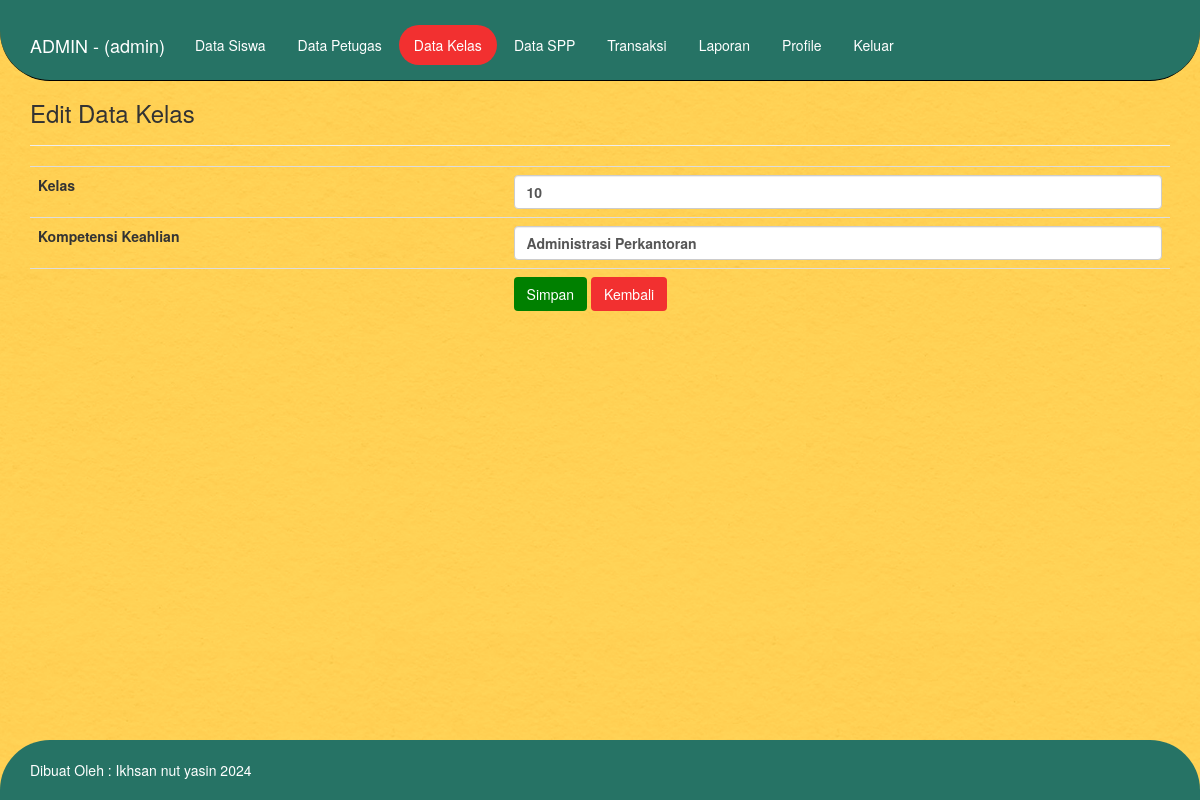
Page /app/admin/edit_kelas.php?id=46 (signed in) on the committed database.
### tables this page shows
CREATE TABLE `tb_petugas` (
  `id_petugas` int(11) NOT NULL,
  `username` varchar(35) NOT NULL,
  `password` varchar(50) NOT NULL,
  `nama_petugas` varchar(35) NOT NULL,
  `alamat` varchar(100) NOT NULL,
  `telepon` varchar(15) NOT NULL,
  `level` enum('admin','petugas') NOT NULL
);

CREATE TABLE `tb_kelas` (
  `id_kelas` int(11) NOT NULL,
  `nama_kelas` varchar(10) NOT NULL,
  `kompetensi_keahlian` varchar(50) NOT NULL
);

### app/admin/edit_kelas.php (the view, shortened to what this page needs)
<?php
    include "../inc/koneksi.php";
    $qprofil = mysqli_query($konek, "SELECT * FROM tb_petugas WHERE id_petugas='$_SESSION[id]'");
    $profil = mysqli_fetch_array($qprofil);
?>
<!DOCTYPE html>
<html lang="en">
<head>
    <link href="./../assets/css/bootstrap.min.css" rel="stylesheet">
    <link href="./../assets/style.css" rel="stylesheet">
</head>
<body>
     <nav class="navbar navbar-default navbar-fixed-top" style="border-radius: 0px 0px 50px 50px; border-color: black; background-color:  #267365;">
      <div class="container">
        <div class="navbar-header" style="margin-top: 20px;">
          <a class="navbar-brand" href="./" style="color: white;">ADMIN - (<?php echo $profil['nama_petugas']; ?>)</a>
        </div>
        <div style="margin-top: 25px; margin-bottom: 10px;">
         <ul class="nav nav-pills" role="tablist">
            <li role="presentation"><a href="tampil_siswa.php">Data Siswa</a></li>
            <li role="presentation"><a href="tampil_petugas.php">Data Petugas</a></li>
            <li role="presentation" style="background-color: #F23030; border-radius: 50px;"><a href="tampil_kelas.php">Data Kelas</a></li>
            <li role="presentation"><a href="tampil_spp.php">Data SPP</a></li>
            <li role="presentation"><a href="transaksi.php">Transaksi</a></li>
            <li role="presentation"><a href="laporan.php">Laporan</a></li>
            <li role="presentation"><a href="profile.php">Profile</a></li>
            <li role="presentation"><a href="../inc/logout.php">Keluar</a></li>
      </ul>
        </div>
      </div>
    </nav>
    <?php
        $id = $_GET['id'];
        $sqlEdit = mysqli_query($konek, "SELECT * FROM tb_kelas WHERE id_kelas='$id'");
        $e = mysqli_fetch_array($sqlEdit);
    ?>
    <div class="container">
        <div class="page-header">
            <h3>Edit Data Kelas</h3>
        </div>
        <form action="" method="post">
            <table class="table">
                <tr>
                    <td>Kelas</td>
                    <td><input class="form-control" type="number" name="kelas" value="<?php echo $e['nama_kelas']; ?>"></td>
                </tr>
                <tr>
                    <td>Kompetensi Keahlian</td>
                    <td><input class="form-control" type="text" name="keahlian" value="<?php echo $e['kompetensi_keahlian']; ?>"></td>
                </tr>
                <tr>
                    <td></td>
                 <td>
                    <input class="btn " style="background-color:green; color:white;" type="submit" value="Simpan">
                    <a class="btn" style="background-color:#f23030;" href="tampil_spp.php">Kembali</a>
                </td>
                </tr>
            </table>
        </form>
    </div>
<?php include "footer.php"; ?>

### app/assets/style.css (style rules this page uses)
html { position: relative; min-height: 100%; }
body { margin-bottom: 60px; }
body > .container { padding: 60px 15px 0; }

### app/admin/edit_kelas.php (style rules this page uses)
body { background-image: url(../assets/img/bg-1.jpg); background-size: cover; }
a { color: white; }
td { font-weight: bold; }

### rows in the picture
tb_petugas: nama_petugas "admin"
tb_kelas: kelas "10", keahlian "Administrasi Perkantoran"
